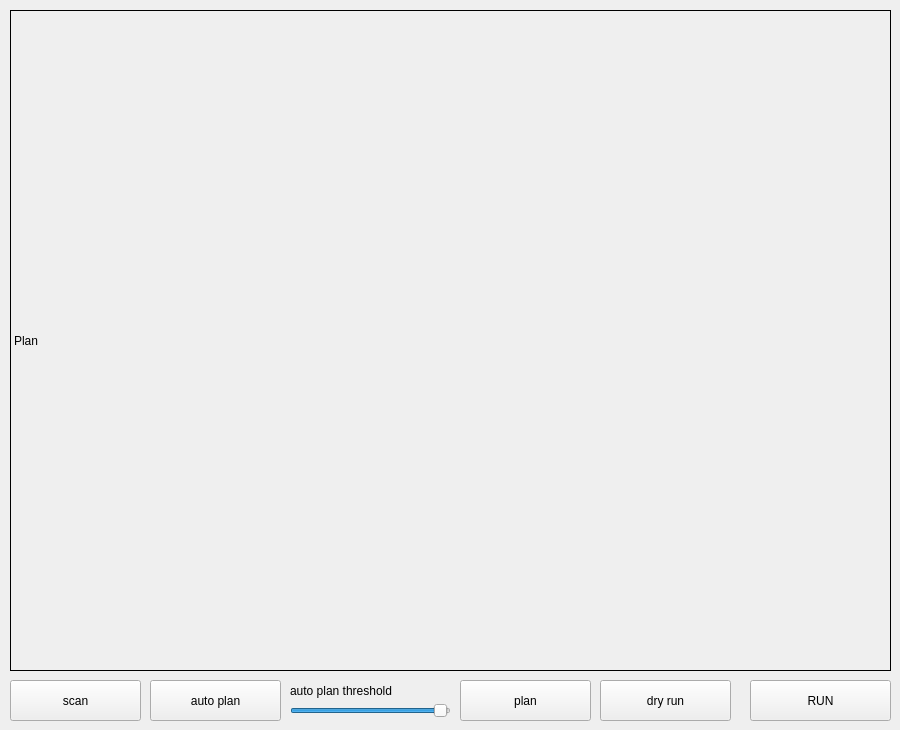
    <widget class="QWidget" name="tab_2">
     <attribute name="title">
      <string>Plan</string>
     </attribute>
     <widget class="QLabel" name="plan_area">
      <property name="geometry">
       <rect>
        <x>10</x>
        <y>10</y>
        <width>881</width>
        <height>661</height>
       </rect>
      </property>
      <property name="mouseTracking">
       <bool>true</bool>
      </property>
      <property name="frameShape">
       <enum>QFrame::Box</enum>
      </property>
      <property name="text">
       <string>Plan</string>
      </property>
     </widget>
     <widget class="QPushButton" name="dry_run">
      <property name="geometry">
       <rect>
        <x>600</x>
        <y>680</y>
        <width>131</width>
        <height>41</height>
       </rect>
      </property>
      <property name="text">
       <string>dry run</string>
      </property>
     </widget>
     <widget class="QPushButton" name="scan">
      <property name="geometry">
       <rect>
        <x>10</x>
        <y>680</y>
        <width>131</width>
        <height>41</height>
       </rect>
      </property>
      <property name="text">
       <string>scan</string>
      </property>
     </widget>
     <widget class="QPushButton" name="auto_plan">
      <property name="geometry">
       <rect>
        <x>150</x>
        <y>680</y>
        <width>131</width>
        <height>41</height>
       </rect>
      </property>
      <property name="text">
       <string>auto plan</string>
      </property>
     </widget>
     <widget class="QPushButton" name="plan">
      <property name="geometry">
       <rect>
        <x>460</x>
        <y>680</y>
        <width>131</width>
        <height>41</height>
       </rect>
      </property>
      <property name="text">
       <string>plan</string>
      </property>
     </widget>
     <widget class="QSlider" name="auto_plan_threshold">
      <property name="geometry">
       <rect>
        <x>290</x>
        <y>700</y>
        <width>161</width>
        <height>21</height>
       </rect>
      </property>
      <property name="maximum">
       <number>255</number>
      </property>
      <property name="value">
       <number>250</number>
      </property>
      <property name="orientation">
       <enum>Qt::Horizontal</enum>
      </property>
     </widget>
     <widget class="QLabel" name="label_98">
      <property name="geometry">
       <rect>
        <x>290</x>
        <y>680</y>
        <width>161</width>
        <height>21</height>
       </rect>
      </property>
      <property name="text">
       <string>auto plan threshold</string>
      </property>
     </widget>
     <widget class="QPushButton" name="run">
      <property name="geometry">
       <rect>
        <x>750</x>
        <y>680</y>
        <width>141</width>
        <height>41</height>
       </rect>
      </property>
      <property name="text">
       <string>RUN</string>
      </property>
      <property name="checkable">
       <bool>true</bool>
      </property>
     </widget>
    </widget>
